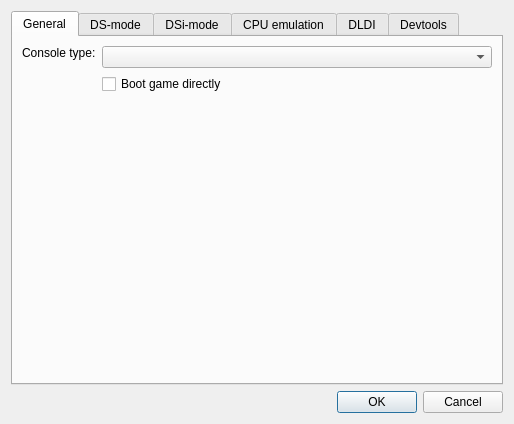
<?xml version="1.0" encoding="UTF-8"?>
<ui version="4.0">
 <class>EmuSettingsDialog</class>
 <widget class="QDialog" name="EmuSettingsDialog">
  <property name="geometry">
   <rect>
    <x>0</x>
    <y>0</y>
    <width>575</width>
    <height>420</height>
   </rect>
  </property>
  <property name="sizePolicy">
   <sizepolicy hsizetype="Fixed" vsizetype="Fixed">
    <horstretch>0</horstretch>
    <verstretch>0</verstretch>
   </sizepolicy>
  </property>
  <property name="windowTitle">
   <string>Emu settings - melonDS</string>
  </property>
  <layout class="QVBoxLayout" name="verticalLayout">
   <property name="sizeConstraint">
    <enum>QLayout::SizeConstraint::SetFixedSize</enum>
   </property>
   <item>
    <widget class="QTabWidget" name="tabWidget">
     <property name="currentIndex">
      <number>0</number>
     </property>
     <widget class="QWidget" name="tab">
      <attribute name="title">
       <string>General</string>
      </attribute>
      <layout class="QFormLayout" name="formLayout_4">
       <item row="1" column="1">
        <widget class="QComboBox" name="cbxConsoleType">
         <property name="sizePolicy">
          <sizepolicy hsizetype="MinimumExpanding" vsizetype="Fixed">
           <horstretch>0</horstretch>
           <verstretch>0</verstretch>
          </sizepolicy>
         </property>
         <property name="whatsThis">
          <string>&lt;html&gt;&lt;head/&gt;&lt;body&gt;&lt;p&gt;The type of console to emulate&lt;/p&gt;&lt;/body&gt;&lt;/html&gt;</string>
         </property>
        </widget>
       </item>
       <item row="2" column="1">
        <widget class="QCheckBox" name="chkDirectBoot">
         <property name="whatsThis">
          <string>&lt;html&gt;&lt;head/&gt;&lt;body&gt;&lt;p&gt;When loading a ROM, completely skip the regular boot process (&amp;quot;Nintendo DS&amp;quot; screen) to boot the ROM directly.&lt;/p&gt;&lt;p&gt;&lt;br/&gt;&lt;/p&gt;&lt;p&gt;Note: if your firmware dump isn't bootable, the ROM will be booted directly regardless of this setting.&lt;/p&gt;&lt;/body&gt;&lt;/html&gt;</string>
         </property>
         <property name="text">
          <string>Boot game directly</string>
         </property>
        </widget>
       </item>
       <item row="3" column="0">
        <spacer name="verticalSpacer_2">
         <property name="orientation">
          <enum>Qt::Orientation::Vertical</enum>
         </property>
         <property name="sizeHint" stdset="0">
          <size>
           <width>20</width>
           <height>40</height>
          </size>
         </property>
        </spacer>
       </item>
       <item row="1" column="0">
        <widget class="QLabel" name="label_4">
         <property name="sizePolicy">
          <sizepolicy hsizetype="Preferred" vsizetype="Fixed">
           <horstretch>0</horstretch>
           <verstretch>0</verstretch>
          </sizepolicy>
         </property>
         <property name="text">
          <string>Console type:</string>
         </property>
        </widget>
       </item>
      </layout>
     </widget>
     <widget class="QWidget" name="tab_2">
      <attribute name="title">
       <string>DS-mode</string>
      </attribute>
      <layout class="QGridLayout" name="gridLayout">
       <item row="3" column="2">
        <widget class="QPushButton" name="btnFirmwareBrowse">
         <property name="text">
          <string>Browse...</string>
         </property>
        </widget>
       </item>
       <item row="4" column="0">
        <spacer name="verticalSpacer_5">
         <property name="orientation">
          <enum>Qt::Orientation::Vertical</enum>
         </property>
         <property name="sizeHint" stdset="0">
          <size>
           <width>20</width>
           <height>40</height>
          </size>
         </property>
        </spacer>
       </item>
       <item row="3" column="0">
        <widget class="QLabel" name="label_3">
         <property name="text">
          <string>DS firmware:</string>
         </property>
        </widget>
       </item>
       <item row="2" column="2">
        <widget class="QPushButton" name="btnBIOS7Browse">
         <property name="text">
          <string>Browse...</string>
         </property>
        </widget>
       </item>
       <item row="1" column="1">
        <widget class="QPathInput" name="txtBIOS9Path">
         <property name="sizePolicy">
          <sizepolicy hsizetype="Expanding" vsizetype="Fixed">
           <horstretch>0</horstretch>
           <verstretch>0</verstretch>
          </sizepolicy>
         </property>
         <property name="minimumSize">
          <size>
           <width>290</width>
           <height>0</height>
          </size>
         </property>
         <property name="statusTip">
          <string/>
         </property>
         <property name="whatsThis">
          <string>&lt;html&gt;&lt;head/&gt;&lt;body&gt;&lt;p&gt;DS-mode ARM9 BIOS&lt;/p&gt;&lt;p&gt;Size should be 4 KB&lt;/p&gt;&lt;/body&gt;&lt;/html&gt;</string>
         </property>
        </widget>
       </item>
       <item row="2" column="0">
        <widget class="QLabel" name="label_2">
         <property name="text">
          <string>DS ARM7 BIOS:</string>
         </property>
        </widget>
       </item>
       <item row="2" column="1">
        <widget class="QPathInput" name="txtBIOS7Path">
         <property name="whatsThis">
          <string>&lt;html&gt;&lt;head/&gt;&lt;body&gt;&lt;p&gt;DS-mode ARM7 BIOS&lt;/p&gt;&lt;p&gt;Size should be 16 KB&lt;/p&gt;&lt;/body&gt;&lt;/html&gt;</string>
         </property>
        </widget>
       </item>
       <item row="3" column="1">
        <widget class="QPathInput" name="txtFirmwarePath">
         <property name="whatsThis">
          <string>&lt;html&gt;&lt;head/&gt;&lt;body&gt;&lt;p&gt;DS-mode firmware&lt;/p&gt;&lt;p&gt;&lt;br/&gt;&lt;/p&gt;&lt;p&gt;Possible firmwares:&lt;/p&gt;&lt;p&gt;* 128 KB: DS-mode firmware from a DSi or 3DS. Not bootable.&lt;/p&gt;&lt;p&gt;* 256 KB: regular DS firmware.&lt;/p&gt;&lt;p&gt;* 512 KB: iQue DS firmware.&lt;/p&gt;&lt;/body&gt;&lt;/html&gt;</string>
         </property>
        </widget>
       </item>
       <item row="1" column="0">
        <widget class="QLabel" name="label">
         <property name="text">
          <string>DS ARM9 BIOS:</string>
         </property>
        </widget>
       </item>
       <item row="1" column="2">
        <widget class="QPushButton" name="btnBIOS9Browse">
         <property name="sizePolicy">
          <sizepolicy hsizetype="Minimum" vsizetype="Fixed">
           <horstretch>0</horstretch>
           <verstretch>0</verstretch>
          </sizepolicy>
         </property>
         <property name="text">
          <string>Browse...</string>
         </property>
         <property name="autoDefault">
          <bool>true</bool>
         </property>
        </widget>
       </item>
       <item row="0" column="0" colspan="3">
        <widget class="QCheckBox" name="chkExternalBIOS">
         <property name="whatsThis">
          <string>&lt;html&gt;&lt;head/&gt;&lt;body&gt;&lt;p&gt;Allows using external user-provided BIOS and firmware dumps.&lt;/p&gt;&lt;/body&gt;&lt;/html&gt;</string>
         </property>
         <property name="text">
          <string>Use external BIOS/firmware files</string>
         </property>
        </widget>
       </item>
      </layout>
     </widget>
     <widget class="QWidget" name="tab_4">
      <attribute name="title">
       <string>DSi-mode</string>
      </attribute>
      <layout class="QGridLayout" name="gridLayout_2">
       <item row="4" column="0">
        <widget class="QLabel" name="label_8">
         <property name="text">
          <string>DSi NAND:</string>
         </property>
        </widget>
       </item>
       <item row="1" column="1">
        <widget class="QPathInput" name="txtDSiBIOS9Path">
         <property name="sizePolicy">
          <sizepolicy hsizetype="Expanding" vsizetype="Fixed">
           <horstretch>0</horstretch>
           <verstretch>0</verstretch>
          </sizepolicy>
         </property>
         <property name="whatsThis">
          <string>&lt;html&gt;&lt;head/&gt;&lt;body&gt;&lt;p&gt;DSi-mode ARM9 BIOS&lt;/p&gt;&lt;p&gt;&lt;br/&gt;&lt;/p&gt;&lt;p&gt;Size should be 64 KB&lt;/p&gt;&lt;/body&gt;&lt;/html&gt;</string>
         </property>
        </widget>
       </item>
       <item row="12" column="1">
        <widget class="QLineEdit" name="txtDSiSDFolder">
         <property name="whatsThis">
          <string>&lt;html&gt;&lt;head/&gt;&lt;body&gt;&lt;p&gt;Sync the emulated SD card to the given folder. The folder's contents will be copied to the SD image, and any change made to the SD image will be reflected to the folder.&lt;/p&gt;&lt;/body&gt;&lt;/html&gt;</string>
         </property>
        </widget>
       </item>
       <item row="12" column="0">
        <widget class="QCheckBox" name="cbDSiSDFolder">
         <property name="whatsThis">
          <string>&lt;html&gt;&lt;head/&gt;&lt;body&gt;&lt;p&gt;Sync the emulated SD card to the given folder. The folder's contents will be copied to the SD image, and any change made to the SD image will be reflected to the folder.&lt;/p&gt;&lt;/body&gt;&lt;/html&gt;</string>
         </property>
         <property name="text">
          <string>Sync SD to folder:</string>
         </property>
        </widget>
       </item>
       <item row="7" column="0" colspan="3">
        <widget class="QLabel" name="label_14">
         <property name="text">
          <string/>
         </property>
        </widget>
       </item>
       <item row="1" column="0">
        <widget class="QLabel" name="label_5">
         <property name="text">
          <string>DSi ARM9 BIOS:</string>
         </property>
        </widget>
       </item>
       <item row="1" column="2">
        <widget class="QPushButton" name="btnDSiBIOS9Browse">
         <property name="text">
          <string>Browse...</string>
         </property>
        </widget>
       </item>
       <item row="2" column="1">
        <widget class="QPathInput" name="txtDSiBIOS7Path">
         <property name="whatsThis">
          <string>&lt;html&gt;&lt;head/&gt;&lt;body&gt;&lt;p&gt;DSi-mode ARM7 BIOS&lt;/p&gt;&lt;p&gt;&lt;br/&gt;&lt;/p&gt;&lt;p&gt;Size should be 64 KB&lt;/p&gt;&lt;/body&gt;&lt;/html&gt;</string>
         </property>
        </widget>
       </item>
       <item row="0" column="0" colspan="3">
        <widget class="QLabel" name="label_15">
         <property name="text">
          <string>DSi mode requires external DSi BIOS/firmware/NAND</string>
         </property>
        </widget>
       </item>
       <item row="10" column="0">
        <widget class="QLabel" name="label_13">
         <property name="text">
          <string>Image size:</string>
         </property>
        </widget>
       </item>
       <item row="2" column="0">
        <widget class="QLabel" name="label_6">
         <property name="text">
          <string>DSi ARM7 BIOS:</string>
         </property>
        </widget>
       </item>
       <item row="2" column="2">
        <widget class="QPushButton" name="btnDSiBIOS7Browse">
         <property name="text">
          <string>Browse...</string>
         </property>
        </widget>
       </item>
       <item row="9" column="2">
        <widget class="QPushButton" name="btnDSiSDBrowse">
         <property name="text">
          <string>Browse...</string>
         </property>
        </widget>
       </item>
       <item row="3" column="0">
        <widget class="QLabel" name="label_7">
         <property name="text">
          <string>DSi firmware:</string>
         </property>
        </widget>
       </item>
       <item row="11" column="0">
        <widget class="QCheckBox" name="cbDSiSDReadOnly">
         <property name="whatsThis">
          <string>&lt;html&gt;&lt;head/&gt;&lt;body&gt;&lt;p&gt;Make the emulated SD card read-only.&lt;/p&gt;&lt;/body&gt;&lt;/html&gt;</string>
         </property>
         <property name="text">
          <string>Read-only SD</string>
         </property>
        </widget>
       </item>
       <item row="8" column="0" colspan="3">
        <widget class="QCheckBox" name="cbDSiSDEnable">
         <property name="whatsThis">
          <string>&lt;html&gt;&lt;head/&gt;&lt;body&gt;&lt;p&gt;Simulate a SD card being inserted in the DSi's SD slot.&lt;/p&gt;&lt;/body&gt;&lt;/html&gt;</string>
         </property>
         <property name="text">
          <string>Enable DSi SD card</string>
         </property>
        </widget>
       </item>
       <item row="3" column="2">
        <widget class="QPushButton" name="btnDSiFirmwareBrowse">
         <property name="text">
          <string>Browse...</string>
         </property>
        </widget>
       </item>
       <item row="4" column="2">
        <widget class="QPushButton" name="btnDSiNANDBrowse">
         <property name="text">
          <string>Browse...</string>
         </property>
        </widget>
       </item>
       <item row="9" column="1">
        <widget class="QPathInput" name="txtDSiSDPath">
         <property name="whatsThis">
          <string>&lt;html&gt;&lt;head/&gt;&lt;body&gt;&lt;p&gt;SD image file for emulating the DSi's SD card. A blank image file will be created if it doesn't already exist.&lt;/p&gt;&lt;/body&gt;&lt;/html&gt;</string>
         </property>
        </widget>
       </item>
       <item row="3" column="1">
        <widget class="QPathInput" name="txtDSiFirmwarePath">
         <property name="whatsThis">
          <string>&lt;html&gt;&lt;head/&gt;&lt;body&gt;&lt;p&gt;DSi-mode firmware (used for DS-mode backwards compatibility)&lt;/p&gt;&lt;p&gt;&lt;br/&gt;&lt;/p&gt;&lt;p&gt;Size should be 128 KB&lt;/p&gt;&lt;/body&gt;&lt;/html&gt;</string>
         </property>
        </widget>
       </item>
       <item row="4" column="1">
        <widget class="QPathInput" name="txtDSiNANDPath">
         <property name="whatsThis">
          <string>&lt;html&gt;&lt;head/&gt;&lt;body&gt;&lt;p&gt;DSi NAND dump&lt;/p&gt;&lt;p&gt;&lt;br/&gt;&lt;/p&gt;&lt;p&gt;Should have 'nocash footer' at the end&lt;/p&gt;&lt;/body&gt;&lt;/html&gt;</string>
         </property>
        </widget>
       </item>
       <item row="10" column="1">
        <widget class="QComboBox" name="cbxDSiSDSize">
         <property name="whatsThis">
          <string>&lt;html&gt;&lt;head/&gt;&lt;body&gt;&lt;p&gt;Size of the SD image.&lt;/p&gt;&lt;p&gt;&lt;br/&gt;&lt;/p&gt;&lt;p&gt;If set to Auto:&lt;/p&gt;&lt;p&gt;* if an image file exists, the volume size will be that of the image file&lt;/p&gt;&lt;p&gt;* if no image file exists and folder sync is enabled, the volume size will be determined from the synced folder's contents&lt;/p&gt;&lt;p&gt;* otherwise, the volume size will default to 512 MB&lt;/p&gt;&lt;/body&gt;&lt;/html&gt;</string>
         </property>
        </widget>
       </item>
       <item row="9" column="0">
        <widget class="QLabel" name="label_10">
         <property name="text">
          <string>SD card image:</string>
         </property>
        </widget>
       </item>
       <item row="12" column="2">
        <widget class="QPushButton" name="btnDSiSDFolderBrowse">
         <property name="text">
          <string>Browse...</string>
         </property>
        </widget>
       </item>
       <item row="5" column="0" colspan="3">
        <widget class="QCheckBox" name="cbDSiFullBIOSBoot">
         <property name="whatsThis">
          <string>&lt;html&gt;&lt;head/&gt;&lt;body&gt;&lt;p&gt;Boot the system from scratch by running the full boot ROMs, instead of starting with the second-stage loader. Requires a full BIOS/bootROM dump.&lt;/p&gt;&lt;/body&gt;&lt;/html&gt;</string>
         </property>
         <property name="text">
          <string>Full BIOS boot</string>
         </property>
        </widget>
       </item>
      </layout>
     </widget>
     <widget class="QWidget" name="tab_3">
      <attribute name="title">
       <string>CPU emulation</string>
      </attribute>
      <layout class="QFormLayout" name="formLayout_5">
       <item row="0" column="0">
        <widget class="QCheckBox" name="chkEnableJIT">
         <property name="text">
          <string>Enable JIT recompiler</string>
         </property>
        </widget>
       </item>
       <item row="1" column="0">
        <widget class="QLabel" name="label_9">
         <property name="text">
          <string>Maximum JIT block size:</string>
         </property>
        </widget>
       </item>
       <item row="1" column="1">
        <widget class="QSpinBox" name="spnJITMaximumBlockSize">
         <property name="minimum">
          <number>1</number>
         </property>
         <property name="maximum">
          <number>32</number>
         </property>
         <property name="value">
          <number>32</number>
         </property>
        </widget>
       </item>
       <item row="2" column="0">
        <widget class="QCheckBox" name="chkJITBranchOptimisations">
         <property name="text">
          <string>Branch optimisations</string>
         </property>
        </widget>
       </item>
       <item row="3" column="0">
        <widget class="QCheckBox" name="chkJITLiteralOptimisations">
         <property name="text">
          <string>Literal optimisations</string>
         </property>
        </widget>
       </item>
       <item row="4" column="0">
        <widget class="QCheckBox" name="chkJITFastMemory">
         <property name="text">
          <string>Fast memory</string>
         </property>
        </widget>
       </item>
       <item row="5" column="0">
        <spacer name="verticalSpacer">
         <property name="orientation">
          <enum>Qt::Orientation::Vertical</enum>
         </property>
         <property name="sizeHint" stdset="0">
          <size>
           <width>20</width>
           <height>40</height>
          </size>
         </property>
        </spacer>
       </item>
      </layout>
     </widget>
     <widget class="QWidget" name="tab_5">
      <attribute name="title">
       <string>DLDI</string>
      </attribute>
      <layout class="QGridLayout" name="gridLayout_4">
       <item row="7" column="0">
        <widget class="QLabel" name="label_22">
         <property name="text">
          <string>SD card image:</string>
         </property>
        </widget>
       </item>
       <item row="8" column="1">
        <widget class="QComboBox" name="cbxDLDI2Size"/>
       </item>
       <item row="4" column="0">
        <widget class="QCheckBox" name="cbDLDIFolder">
         <property name="whatsThis">
          <string>&lt;html&gt;&lt;head/&gt;&lt;body&gt;&lt;p&gt;Sync the emulated SD card to the given folder. The folder's contents will be copied to the SD image, and any change made to the SD image will be reflected to the folder.&lt;/p&gt;&lt;/body&gt;&lt;/html&gt;</string>
         </property>
         <property name="text">
          <string>Sync SD to folder:</string>
         </property>
        </widget>
       </item>
       <item row="11" column="0">
        <spacer name="verticalSpacer_3">
         <property name="orientation">
          <enum>Qt::Orientation::Vertical</enum>
         </property>
         <property name="sizeHint" stdset="0">
          <size>
           <width>20</width>
           <height>40</height>
          </size>
         </property>
        </spacer>
       </item>
       <item row="4" column="2">
        <widget class="QPushButton" name="btnDLDIFolderBrowse">
         <property name="text">
          <string>Browse...</string>
         </property>
        </widget>
       </item>
       <item row="10" column="2">
        <widget class="QPushButton" name="btnDLDI2FolderBrowse">
         <property name="text">
          <string>Browse...</string>
         </property>
        </widget>
       </item>
       <item row="0" column="0" colspan="3">
        <widget class="QCheckBox" name="cbDLDIEnable">
         <property name="whatsThis">
          <string>&lt;html&gt;&lt;head/&gt;&lt;body&gt;&lt;p&gt;Enable the built-in DLDI driver, to let homebrew access files from an emulated SD card.&lt;/p&gt;&lt;/body&gt;&lt;/html&gt;</string>
         </property>
         <property name="text">
          <string>Enable DLDI (for homebrew)</string>
         </property>
        </widget>
       </item>
       <item row="8" column="0">
        <widget class="QLabel" name="label_23">
         <property name="text">
          <string>Image size:</string>
         </property>
        </widget>
       </item>
       <item row="3" column="0" colspan="3">
        <widget class="QCheckBox" name="cbDLDIReadOnly">
         <property name="whatsThis">
          <string>&lt;html&gt;&lt;head/&gt;&lt;body&gt;&lt;p&gt;Make the emulated SD card read-only.&lt;/p&gt;&lt;/body&gt;&lt;/html&gt;</string>
         </property>
         <property name="text">
          <string>Read-only SD</string>
         </property>
        </widget>
       </item>
       <item row="10" column="1">
        <widget class="QPathInput" name="txtDLDI2Folder"/>
       </item>
       <item row="2" column="1">
        <widget class="QComboBox" name="cbxDLDISize">
         <property name="whatsThis">
          <string>&lt;html&gt;&lt;head/&gt;&lt;body&gt;&lt;p&gt;Size of the SD image.&lt;/p&gt;&lt;p&gt;&lt;br/&gt;&lt;/p&gt;&lt;p&gt;If set to Auto:&lt;/p&gt;&lt;p&gt;* if an image file exists, the volume size will be that of the image file&lt;/p&gt;&lt;p&gt;* if no image file exists and folder sync is enabled, the volume size will be determined from the synced folder's contents&lt;/p&gt;&lt;p&gt;* otherwise, the volume size will default to 512 MB&lt;/p&gt;&lt;/body&gt;&lt;/html&gt;</string>
         </property>
        </widget>
       </item>
       <item row="1" column="0">
        <widget class="QLabel" name="label_11">
         <property name="text">
          <string>SD card image:</string>
         </property>
        </widget>
       </item>
       <item row="7" column="2">
        <widget class="QPushButton" name="btnDLDI2SDBrowse">
         <property name="text">
          <string>Browse...</string>
         </property>
        </widget>
       </item>
       <item row="10" column="0">
        <widget class="QCheckBox" name="cbDLDI2Folder">
         <property name="text">
          <string>Sync SD to folder:</string>
         </property>
        </widget>
       </item>
       <item row="2" column="0">
        <widget class="QLabel" name="label_12">
         <property name="text">
          <string>Image size:</string>
         </property>
        </widget>
       </item>
       <item row="1" column="2">
        <widget class="QPushButton" name="btnDLDISDBrowse">
         <property name="text">
          <string>Browse...</string>
         </property>
        </widget>
       </item>
       <item row="9" column="0">
        <widget class="QCheckBox" name="cbDLDI2ReadOnly">
         <property name="text">
          <string>Read-only SD</string>
         </property>
        </widget>
       </item>
       <item row="7" column="1">
        <widget class="QPathInput" name="txtDLDI2SDPath"/>
       </item>
       <item row="1" column="1">
        <widget class="QPathInput" name="txtDLDISDPath">
         <property name="whatsThis">
          <string>&lt;html&gt;&lt;head/&gt;&lt;body&gt;&lt;p&gt;SD card image file to be used for DLDI. A blank image file will be created if it doesn't already exist.&lt;/p&gt;&lt;/body&gt;&lt;/html&gt;</string>
         </property>
        </widget>
       </item>
       <item row="4" column="1">
        <widget class="QLineEdit" name="txtDLDIFolder">
         <property name="whatsThis">
          <string>&lt;html&gt;&lt;head/&gt;&lt;body&gt;&lt;p&gt;Sync the emulated SD card to the given folder. The folder's contents will be copied to the SD image, and any change made to the SD image will be reflected to the folder.&lt;/p&gt;&lt;/body&gt;&lt;/html&gt;</string>
         </property>
        </widget>
       </item>
       <item row="5" column="0">
        <widget class="QLabel" name="label_24">
         <property name="text">
          <string/>
         </property>
        </widget>
       </item>
       <item row="6" column="0" colspan="3">
        <widget class="QCheckBox" name="cbDLDI2Enable">
         <property name="text">
          <string>Enable SLOT 2 DLDI (for homebrew)</string>
         </property>
        </widget>
       </item>
      </layout>
     </widget>
     <widget class="QWidget" name="tab_6">
      <attribute name="title">
       <string>Devtools</string>
      </attribute>
      <layout class="QGridLayout" name="gridLayout_3">
       <item row="1" column="0">
        <widget class="QLabel" name="label_16">
         <property name="text">
          <string>ARM9 port</string>
         </property>
        </widget>
       </item>
       <item row="5" column="0">
        <spacer name="verticalSpacer_4">
         <property name="orientation">
          <enum>Qt::Orientation::Vertical</enum>
         </property>
         <property name="sizeHint" stdset="0">
          <size>
           <width>20</width>
           <height>40</height>
          </size>
         </property>
        </spacer>
       </item>
       <item row="2" column="0">
        <widget class="QLabel" name="label_17">
         <property name="text">
          <string>ARM7 port</string>
         </property>
        </widget>
       </item>
       <item row="0" column="0" colspan="3">
        <widget class="QCheckBox" name="cbGdbEnabled">
         <property name="text">
          <string>Enable GDB stub</string>
         </property>
        </widget>
       </item>
       <item row="4" column="0" colspan="7">
        <widget class="QLabel" name="label_18">
         <property name="text">
          <string>Note: melonDS must be restarted in order for these changes to have effect</string>
         </property>
        </widget>
       </item>
       <item row="3" column="0" colspan="7">
        <widget class="QLabel" name="label_19">
         <property name="text">
          <string>Note: GDB stub cannot be used together with the JIT recompiler</string>
         </property>
        </widget>
       </item>
       <item row="1" column="6">
        <widget class="QCheckBox" name="cbGdbBOSA9">
         <property name="text">
          <string>Break on startup</string>
         </property>
        </widget>
       </item>
       <item row="1" column="1" colspan="5">
        <widget class="QSpinBox" name="intGdbPortA9">
         <property name="minimum">
          <number>1000</number>
         </property>
         <property name="maximum">
          <number>65535</number>
         </property>
         <property name="value">
          <number>3333</number>
         </property>
        </widget>
       </item>
       <item row="2" column="1" colspan="5">
        <widget class="QSpinBox" name="intGdbPortA7">
         <property name="minimum">
          <number>1000</number>
         </property>
         <property name="maximum">
          <number>65535</number>
         </property>
         <property name="value">
          <number>3334</number>
         </property>
        </widget>
       </item>
       <item row="2" column="6">
        <widget class="QCheckBox" name="cbGdbBOSA7">
         <property name="text">
          <string>Break on startup</string>
         </property>
        </widget>
       </item>
      </layout>
     </widget>
    </widget>
   </item>
   <item>
    <widget class="QDialogButtonBox" name="buttonBox">
     <property name="orientation">
      <enum>Qt::Orientation::Horizontal</enum>
     </property>
     <property name="standardButtons">
      <set>QDialogButtonBox::StandardButton::Cancel|QDialogButtonBox::StandardButton::Ok</set>
     </property>
    </widget>
   </item>
  </layout>
 </widget>
 <customwidgets>
  <customwidget>
   <class>QPathInput</class>
   <extends>QLineEdit</extends>
   <header>QPathInput.h</header>
  </customwidget>
 </customwidgets>
 <tabstops>
  <tabstop>cbxConsoleType</tabstop>
  <tabstop>chkDirectBoot</tabstop>
  <tabstop>chkExternalBIOS</tabstop>
  <tabstop>txtBIOS9Path</tabstop>
  <tabstop>btnBIOS9Browse</tabstop>
  <tabstop>txtBIOS7Path</tabstop>
  <tabstop>btnBIOS7Browse</tabstop>
  <tabstop>txtFirmwarePath</tabstop>
  <tabstop>btnFirmwareBrowse</tabstop>
  <tabstop>txtDSiBIOS9Path</tabstop>
  <tabstop>btnDSiBIOS9Browse</tabstop>
  <tabstop>txtDSiBIOS7Path</tabstop>
  <tabstop>btnDSiBIOS7Browse</tabstop>
  <tabstop>txtDSiFirmwarePath</tabstop>
  <tabstop>btnDSiFirmwareBrowse</tabstop>
  <tabstop>txtDSiNANDPath</tabstop>
  <tabstop>btnDSiNANDBrowse</tabstop>
  <tabstop>cbDSiSDEnable</tabstop>
  <tabstop>txtDSiSDPath</tabstop>
  <tabstop>btnDSiSDBrowse</tabstop>
  <tabstop>cbxDSiSDSize</tabstop>
  <tabstop>cbDSiSDReadOnly</tabstop>
  <tabstop>cbDSiSDFolder</tabstop>
  <tabstop>txtDSiSDFolder</tabstop>
  <tabstop>btnDSiSDFolderBrowse</tabstop>
  <tabstop>chkEnableJIT</tabstop>
  <tabstop>spnJITMaximumBlockSize</tabstop>
  <tabstop>chkJITBranchOptimisations</tabstop>
  <tabstop>chkJITLiteralOptimisations</tabstop>
  <tabstop>chkJITFastMemory</tabstop>
  <tabstop>cbDLDIEnable</tabstop>
  <tabstop>txtDLDISDPath</tabstop>
  <tabstop>btnDLDISDBrowse</tabstop>
  <tabstop>cbxDLDISize</tabstop>
  <tabstop>cbDLDIReadOnly</tabstop>
  <tabstop>cbDLDIFolder</tabstop>
  <tabstop>txtDLDIFolder</tabstop>
  <tabstop>btnDLDIFolderBrowse</tabstop>
 </tabstops>
 <resources/>
 <connections>
  <connection>
   <sender>buttonBox</sender>
   <signal>accepted()</signal>
   <receiver>EmuSettingsDialog</receiver>
   <slot>accept()</slot>
   <hints>
    <hint type="sourcelabel">
     <x>266</x>
     <y>379</y>
    </hint>
    <hint type="destinationlabel">
     <x>157</x>
     <y>274</y>
    </hint>
   </hints>
  </connection>
  <connection>
   <sender>buttonBox</sender>
   <signal>rejected()</signal>
   <receiver>EmuSettingsDialog</receiver>
   <slot>reject()</slot>
   <hints>
    <hint type="sourcelabel">
     <x>334</x>
     <y>379</y>
    </hint>
    <hint type="destinationlabel">
     <x>286</x>
     <y>274</y>
    </hint>
   </hints>
  </connection>
 </connections>
</ui>
